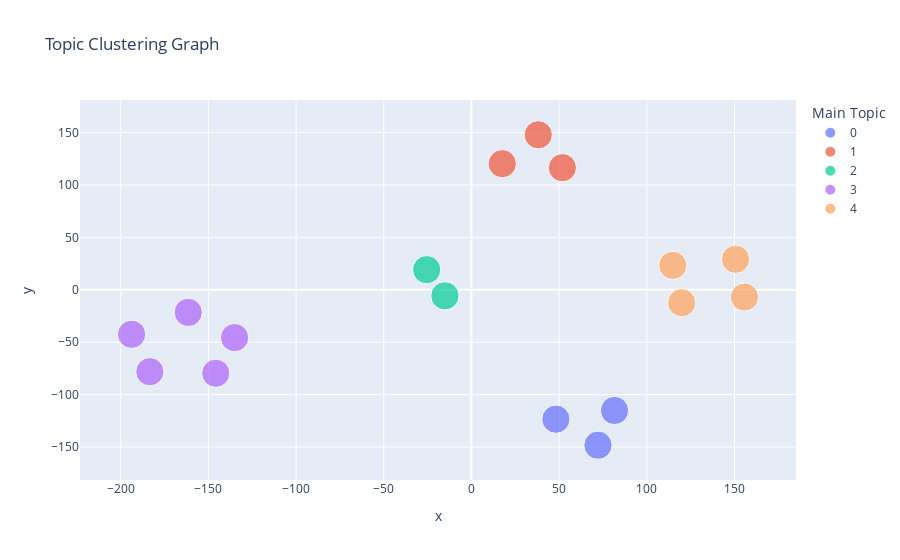

Here is the notebook cell this chart was saved with:
### Markdown cell above
# Generating Cluster Graph of Topics

### Code cell
visualize_topic_cluster_TSNE(LDA_model, df_main_topic)

### Figure 1 — Plotly figure (JSON) as saved in the notebook; plotly's stock layout.template omitted (floating-point values rounded to 4 significant figures)
{"data": [{"customdata": [["technofog.substac", "Neutral Positive", "0"], ["www.health.mil/Mi", "Neutral Positive", "0"], ["www.foxnews.com/u", "Neutral Negative", "0"]], "hovertemplate": "Address: %{customdata[0]}<br>Sentiment Label: %{customdata[1]}<br>Main Topic:%{customdata[2]}", "legendgroup": "0", "marker": {"color": "#636efa", "size": [0.9978, 0.9976, 0.9951], "sizemode": "area", "sizeref": 0.002498, "symbol": "circle"}, "mode": "markers", "name": "0", "orientation": "v", "showlegend": true, "type": "scatter", "x": [81.62, 72.17, 48.18], "xaxis": "x", "y": [-115.1, -148.3, -123.4], "yaxis": "y"}, {"customdata": [["bit.ly/3L0oHZp", "Positive", "1"], ["www.thegatewaypun", "Neutral Positive", "1"], ["barrie.ctvnews.ca", "Neutral Negative", "1"]], "hovertemplate": "Address: %{customdata[0]}<br>Sentiment Label: %{customdata[1]}<br>Main Topic:%{customdata[2]}", "legendgroup": "1", "marker": {"color": "#EF553B", "size": [0.994, 0.9966, 0.9978], "sizemode": "area", "sizeref": 0.002498, "symbol": "circle"}, "mode": "markers", "name": "1", "orientation": "v", "showlegend": true, "type": "scatter", "x": [38.12, 51.87, 17.6], "xaxis": "x", "y": [147.9, 116.5, 120.4], "yaxis": "y"}, {"customdata": [["roundingtheearth.", "Neutral Positive", "2"], ["fox40.com/news/po", "Neutral Negative", "2"]], "hovertemplate": "Address: %{customdata[0]}<br>Sentiment Label: %{customdata[1]}<br>Main Topic:%{customdata[2]}", "legendgroup": "2", "marker": {"color": "#00cc96", "size": [0.9992, 0.9975], "sizemode": "area", "sizeref": 0.002498, "symbol": "circle"}, "mode": "markers", "name": "2", "orientation": "v", "showlegend": true, "type": "scatter", "x": [-15.12, -25.5], "xaxis": "x", "y": [-5.747, 19.24], "yaxis": "y"}, {"customdata": [["childrenshealthde", "Neutral Positive", "3"], ["www.lewrockwell.c", "Neutral Positive", "3"], ["www.dailysabah.co", "Neutral Negative", "3"], ["www.washingtonpos", "Neutral Negative", "3"], ["nation.com.pk/08-", "Neutral Positive", "3"]], "hovertemplate": "Address: %{customdata[0]}<br>Sentiment Label: %{customdata[1]}<br>Main Topic:%{customdata[2]}", "legendgroup": "3", "marker": {"color": "#ab63fa", "size": [0.9986, 0.9989, 0.9942, 0.9986, 0.9972], "sizemode": "area", "sizeref": 0.002498, "symbol": "circle"}, "mode": "markers", "name": "3", "orientation": "v", "showlegend": true, "type": "scatter", "x": [-193.8, -183.4, -145.8, -135.1, -161.5], "xaxis": "x", "y": [-42.42, -78.13, -79.58, -45.61, -21.54], "yaxis": "y"}, {"customdata": [["abc7amarillo.com/", "Neutral Positive", "4"], ["www.military.com/", "Neutral Positive", "4"], ["foxreno.com/news/", "Neutral", "4"], ["komonews.com/news", "Neutral Positive", "4"]], "hovertemplate": "Address: %{customdata[0]}<br>Sentiment Label: %{customdata[1]}<br>Main Topic:%{customdata[2]}", "legendgroup": "4", "marker": {"color": "#FFA15A", "size": [0.9943, 0.9976, 0.9929, 0.9941], "sizemode": "area", "sizeref": 0.002498, "symbol": "circle"}, "mode": "markers", "name": "4", "orientation": "v", "showlegend": true, "type": "scatter", "x": [155.7, 119.9, 114.8, 150.6], "xaxis": "x", "y": [-6.93, -12.3, 23.33, 29.13], "yaxis": "y"}], "layout": {"legend": {"itemsizing": "constant", "title": {"text": "Main Topic"}, "tracegroupgap": 0}, "title": {"text": "Topic Clustering Graph"}, "xaxis": {"anchor": "y", "domain": [0, 1], "title": {"text": "x"}}, "yaxis": {"anchor": "x", "domain": [0, 1], "title": {"text": "y"}}}}
